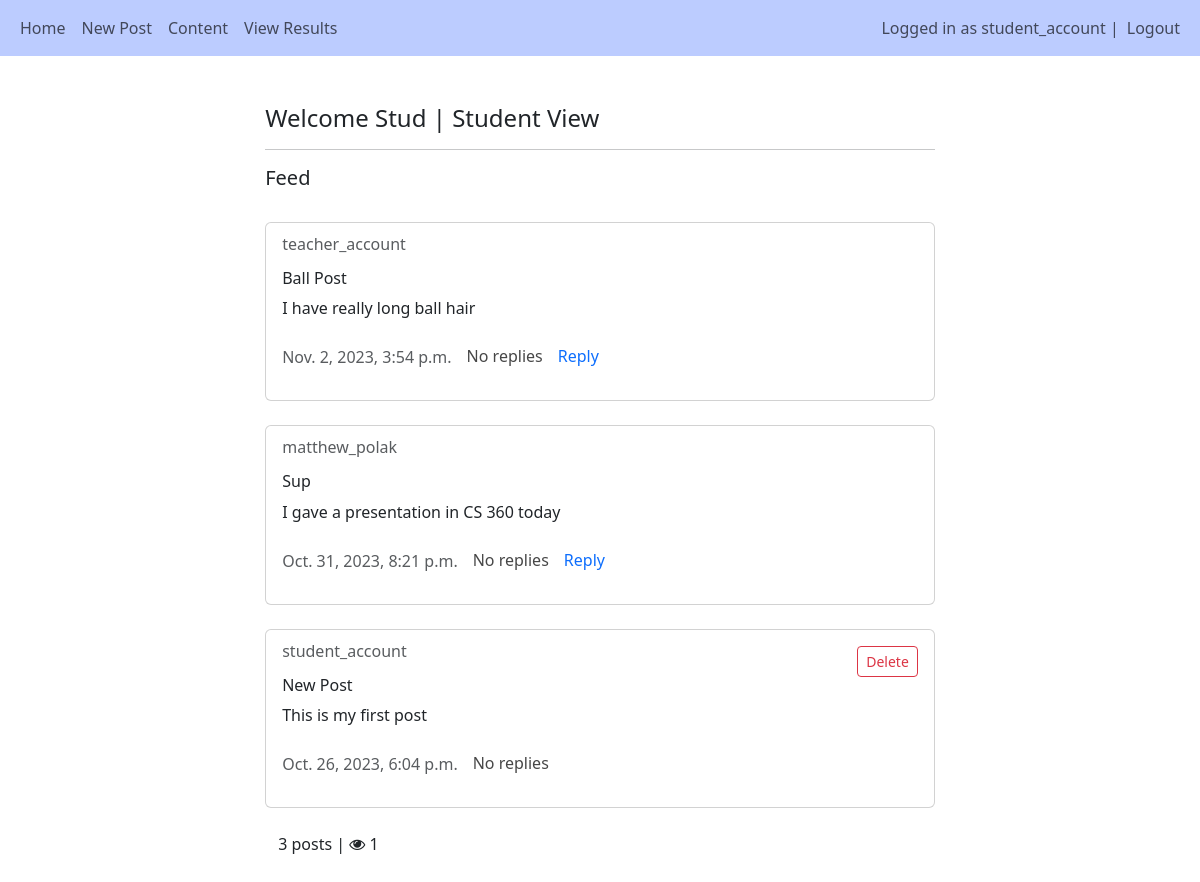
Page / (signed in) on the earlier database version.
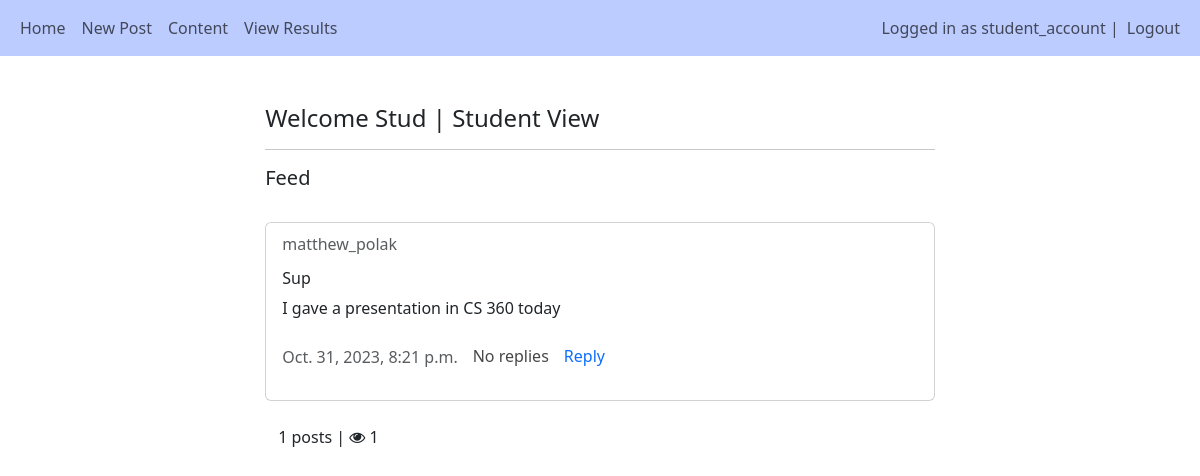
Same page on the later database version.
### main/models.py (models this page shows, shortened)
class User(AbstractUser):
    is_teacher = models.BooleanField('Is teacher', default=False)
    is_student = models.BooleanField('Is student', default=False)

class Post(models.Model):
    author = models.ForeignKey(User, on_delete=models.CASCADE)
    title = models.CharField(max_length=255)
    description = models.TextField(null=True, blank=True)
    created_at = models.DateTimeField(auto_now_add=True)
    updated_at = models.DateTimeField(auto_now=True)
    num_of_replies = 0

### main/views.py (the view)
# urls.py: path('', views.home, name="home"),
@login_required(login_url="/login")
def home(request):
    files = File.objects.all()
    posts = Post.objects.all()
    if request.user not in users_viewed:
        users_viewed.append(request.user)
    page_visits = len(users_viewed)
    if request.method == 'POST':
            post_id = request.POST.get("post-id")
            post = Post.objects.filter(id=post_id).first()
            if post and post.author == request.user:
                post.delete()
    return render(request, 'main/home.html', {"posts":posts, "files":files, "page_visits": page_visits})

### main/templates/main/home.html (shortened to what this page needs)
{% extends 'main/base.html' %}
{% load crispy_forms_tags %}
{% block content %}
<div style="width:60%; margin:auto">
    <br>
    <h4>Welcome {{user.get_short_name}} | {% if user.is_teacher %} Teacher View {% else %} Student View {% endif %}</h4>
    <hr>
    <h5>Feed</h5><br>
    {% for post in posts reversed %}
    <div class="card">
        <div class="card-body">
            {% if post.author == user %}
            <form method="POST">
                <button type="submit" class="btn btn-outline-danger btn-sm" style="float:right" value={{post.id}} name="post-id">Delete</button>
            </form>
            {% endif %}
            <h6 class="card-subtitle mb-2 text-body-secondary">{{post.author}}</h6>
            <h6 class="card-title" style="margin-top:15px">{{post.title}}</h6>
            <p class="card-text" style="display:inline">{{post.description}}</p>
            <br>
            <br>
            <div style="display:flex">
                <p class="card-subtitle mb-2 text-body-secondary" style="font:small; margin-top:1px">{{post.created_at}}</p>
                <div class="text-body-secondary" style="margin-inline:15px">
                    {% if post.replies.count == 0 %}
                        <p style="color:rgb(71, 71, 71); text-decoration:none">No replies</p>
                    {% elif post.replies.count == 1%}
                        <a href="{% url 'reply' post.pk %}" style="color:rgb(71, 71, 71)">{{post.replies.count }} reply</a>
                    {% else %}
                        <a href="{% url 'reply' post.pk %}" style="color:rgb(71, 71, 71)">{{post.replies.count }} replies</a>
                    {% endif %}
                </div>
                {% if post.author != request.user %}
                        <a href="{% url 'reply' post.pk %}" style="text-decoration:none">Reply</a>
                {% endif %}
            </div>
        </div>
    </div><br>
    {% empty %}
    <p>It looks like no one's posted yet...</p>
    {% endfor %}
    <p style="margin-left:13px">{{posts.count}} posts | <i class="fa fa-eye"></i> {{page_visits}}</p><br><br>
</div>
{% endblock %}

### main/templates/main/base.html (shortened to what this page needs)
<!DOCTYPE html>
<html lang="en">
<head>
    <link href="https://cdn.jsdelivr.net/npm/bootstrap@5.3.2/dist/css/bootstrap.min.css" rel="stylesheet">
    <link rel="stylesheet" href="https://cdnjs.cloudflare.com/ajax/libs/font-awesome/4.7.0/css/font-awesome.min.css">
</head>
<body>
    <nav class="navbar navbar-light navbar-expand-lg" style="background-color: #bcccff;">
        <div class="container-fluid">
            <div>
                <ul class="nav navbar-nav">
                    <li class="nav-item">
                        <a class="nav-link" href="/home">Home</a>
                    </li>
                    {% if user.is_teacher %}
                    <li class="nav-item">
                        <a class="nav-link" href="/create_post">Post Content</a>
                    </li>
                    <li class="nav-item">
                        <a class="nav-link" href="/subject_setup">New Subject</a>
                    </li>
                    <li class="nav-item">
                        <a class="nav-link" href="/view_subjects">View Subjects</a>
                    </li>
                    <li class="nav-item">
                        <a class="nav-link" href="/group_results">View Scores</a>
                    </li>
                    {% elif user.is_student %}
                    <li class="nav-item">
                        <a class="nav-link" href="/create_post">New Post</a>
                    </li>
                    <li class="nav-item">
                        <a class="nav-link" href="/content">Content</a>
                    </li>
                    <li class="nav-item">
                        <a class="nav-link" href="/ind_results">View Results</a>
                    </li>
                    {% endif %}
                </ul>
            </div>
            <div>
                <ul class="navbar-nav">
                    {% if user.is_authenticated %}
                    <span class="navbar-text">Logged in as {{user.username}} | </span>
                    <li class="nav-item">
                        <a class="nav-link" href="/logout">Logout</a>
                    </li>
                    {% else %}
                    <li class="nav-item">
                        <a class="nav-link" href="/login">Login</a>
                    </li>
                    {% endif %}
                </ul>
            </div>
        </div>
    </nav><br>
        <div class="container">
            {% block content %}
            {% endblock %}
        </div>
</body>
</html>

Differences in the rows shown:
removed Post: author "teacher_account", title "Ball Post", description "I have really long ball hair", created_at "Nov. 2, 2023, 3:54 p.m.", shows "No replies", shows "Reply"
removed Post: {{ post.id }} 1 (drawn), author "student_account", title "New Post", description "This is my first post", created_at "Oct. 26, 2023, 6:04 p.m.", shows "No replies"
Other differences:
{{ posts.count }}: "3" → "1"
